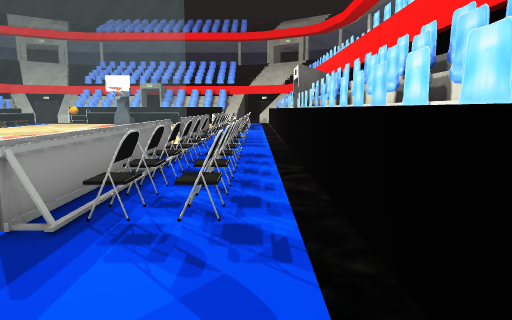
View 1 (above)

22 first-person views from a walk through a scene from a Unity 3-D project. The camera is 1.5 m above the floor, tilts 8° down and sees 70° across. The floor is counted in squares, 1 m on a side. Each view is taken from the middle of a square. On the plan, view 1 faces up. The plan holds only what a view shows up to about 16 squares ahead; the rest is blank. The place goes on beyond the plan. The player character is not drawn. Some surface patterns are stand-ins.

View 2
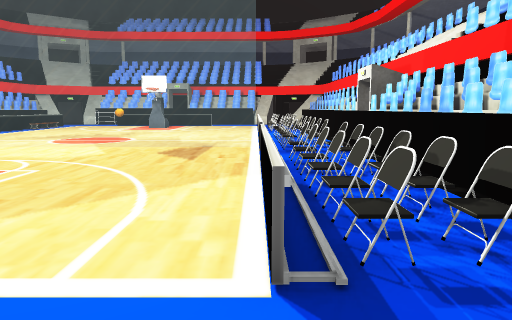

View 3
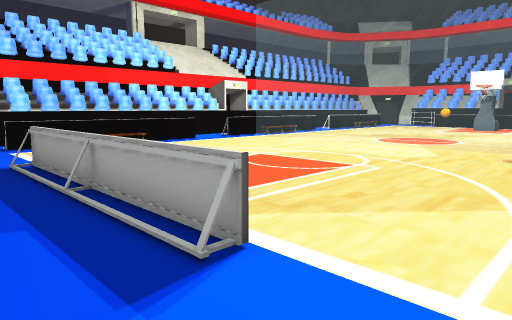

View 4
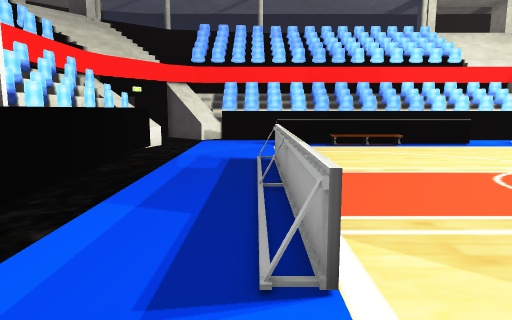

View 5
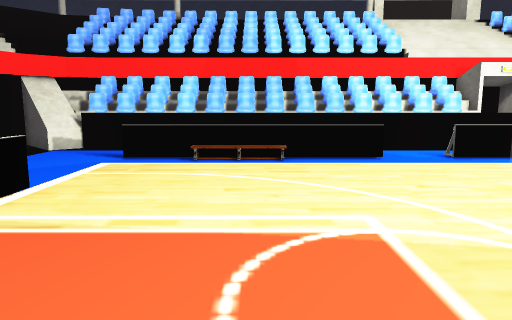

View 6
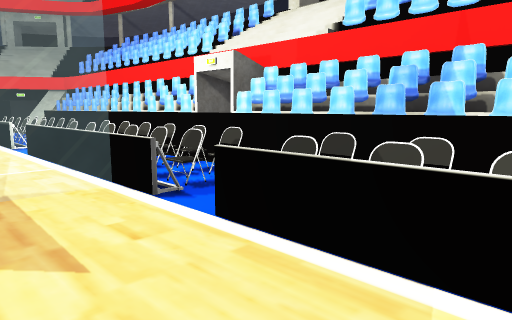

View 7
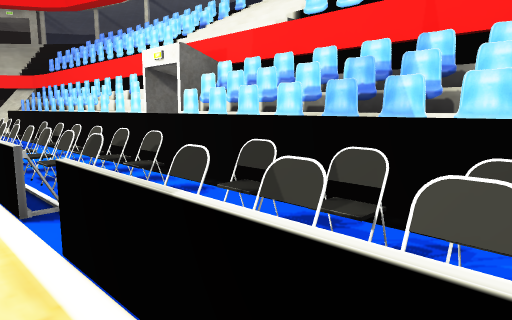

View 8
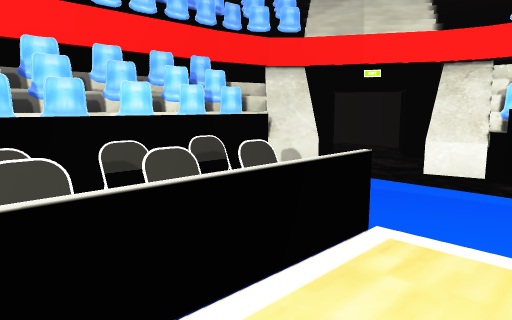

View 9
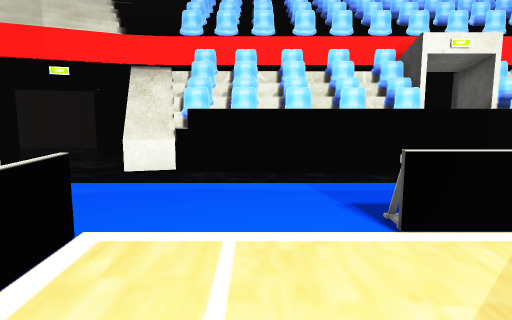

View 10
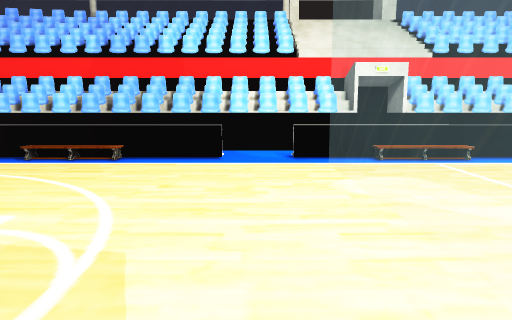

View 11
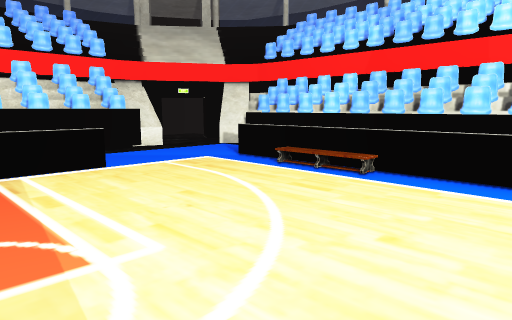

View 12
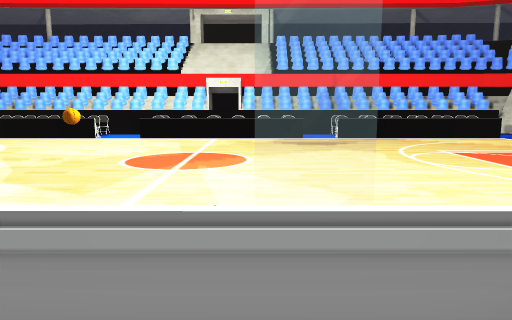

View 13
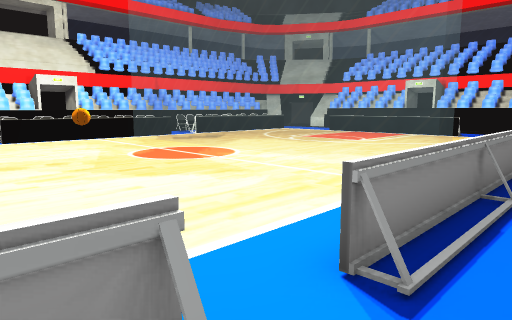

View 14
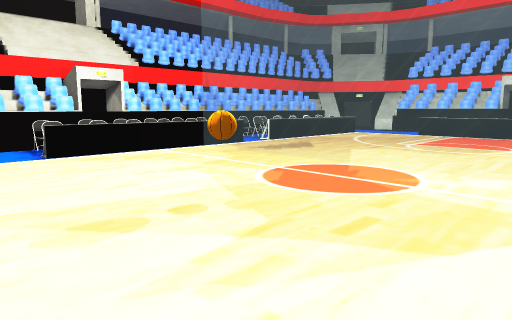

View 15
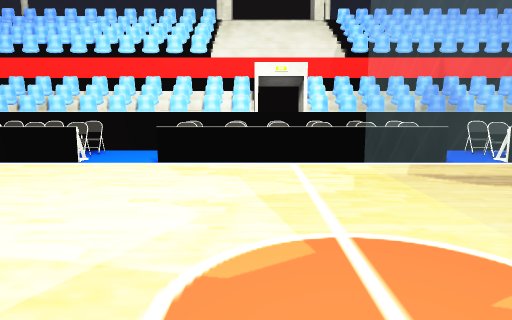

View 16
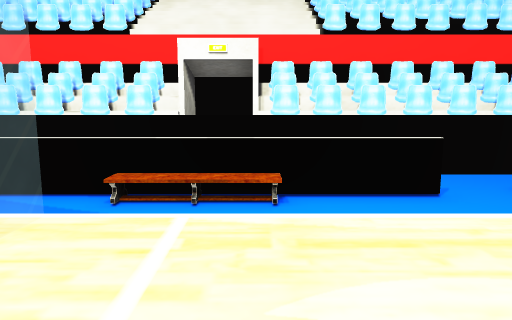

View 17
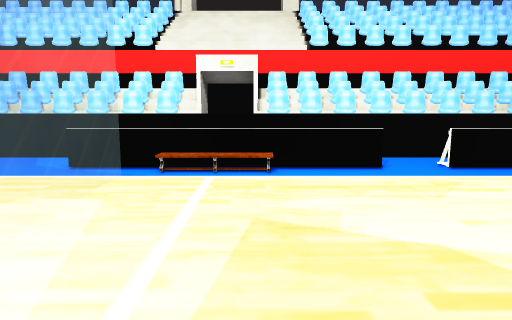

View 18
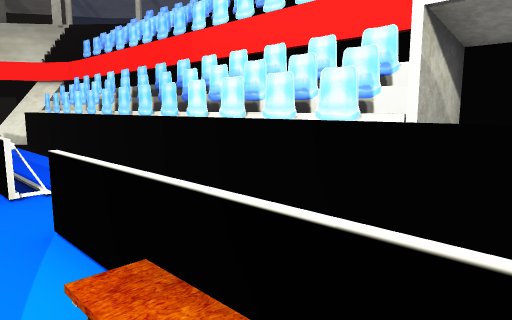

View 19
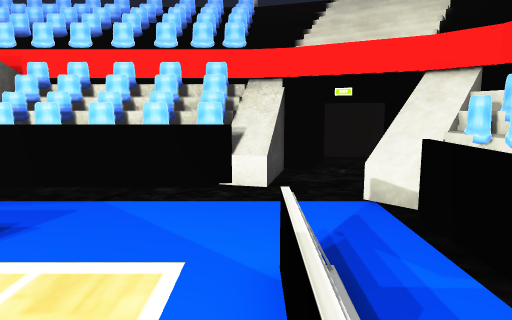

View 20
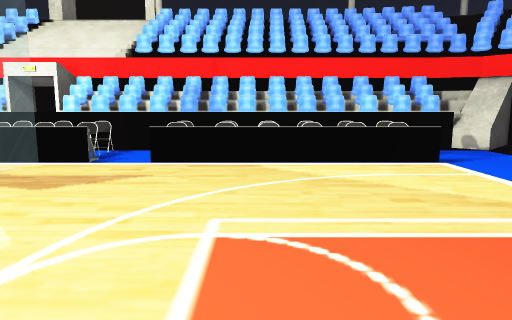

View 21
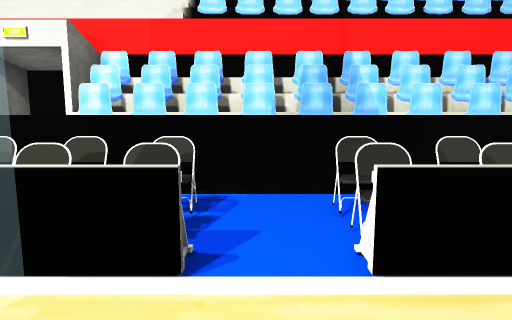

View 22
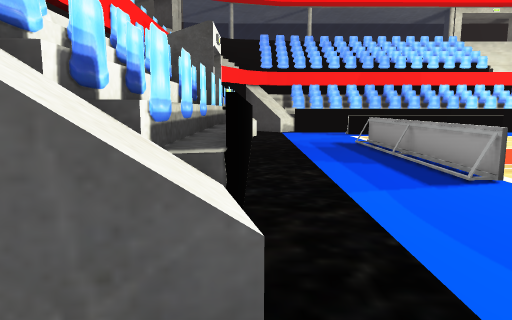

### Floor plan
Key: @ floor where view 1 was taken; # wall or solid block; . main floor; : floor 0.25 m higher than the main floor; - floor 0.25 m lower than the main floor; / step, stairs or slope; = window, fence, low wall or low ledge; ^ raised ledge; O other object.
Columns run from 24 left of view 1 to 4 right of it. Each row starts with its distance up from view 1.
 25 #O^--=.  .      .....=O-O^O#
 24 #^ --=...............=O--^##
 23 #O^---................---^O#
 22 #O^-==................---^O#
 21 #O^ -=.......O.......=OO-^O#
 20 #O^ -=...............=O-O^O#
 19 #^^ -:...............=---^###
 18 # ^ =:...............=O-O=
 17 #^^ -:...............=O-O^##
 16 #O^--=================O-O^O#
 15 #O^--=================O--^O#
 14 #O^-==...............=O-O^O#
 13 #^^---................---^O#
 12 #O^-==...............=O--^O#
 11 #O^--=...............=O-O^O#
 10 #O^--=...............=O-O^##
  9 #O^--=...............=O-O^O#
  8 #O^-/:...............=O--^O#
  7 #^^--:...............=O-O^O#
  6 #O^--=...............=O-O^O#
  5 #O^--=...............=O-O^##
  4 #O^-==...=========...=O--^O#
  3 #O^----------=---=-------^O#
  2 #O^----------------------^O#
  1 #^^----------------------^##
  0  #^---------------------@^#
 -1  ##--^^^^^^  ##^^^^^^^^--##
 -2  O--####OO#OO^^OO#OO### --O
 -3   --##################  --#
 -4     #       ##           -
 -5                          -
 -6                          ----
 -7                           ---

Positions as (right, up) in squares from view 1, and headings:
1: (0, 0), facing up
2: (-3, 1), facing up
3: (-4, 1), facing up-left
4: (-4, 3), facing left
5: (-8, 8), facing left
6: (-6, 8), facing up-right
7: (-4, 8), facing up-right
8: (-5, 8), facing down-right
9: (-5, 8), facing down
10: (-8, 13), facing left
11: (-11, 13), facing down-left
12: (-21, 16), facing right
13: (-21, 25), facing down-right
14: (-15, 25), facing down-right
15: (-13, 19), facing right
16: (-13, 19), facing left
17: (-10, 19), facing left
18: (-18, 19), facing down-left
19: (-19, 8), facing down
20: (-13, 9), facing right
21: (-6, 13), facing right
22: (0, -1), facing left
